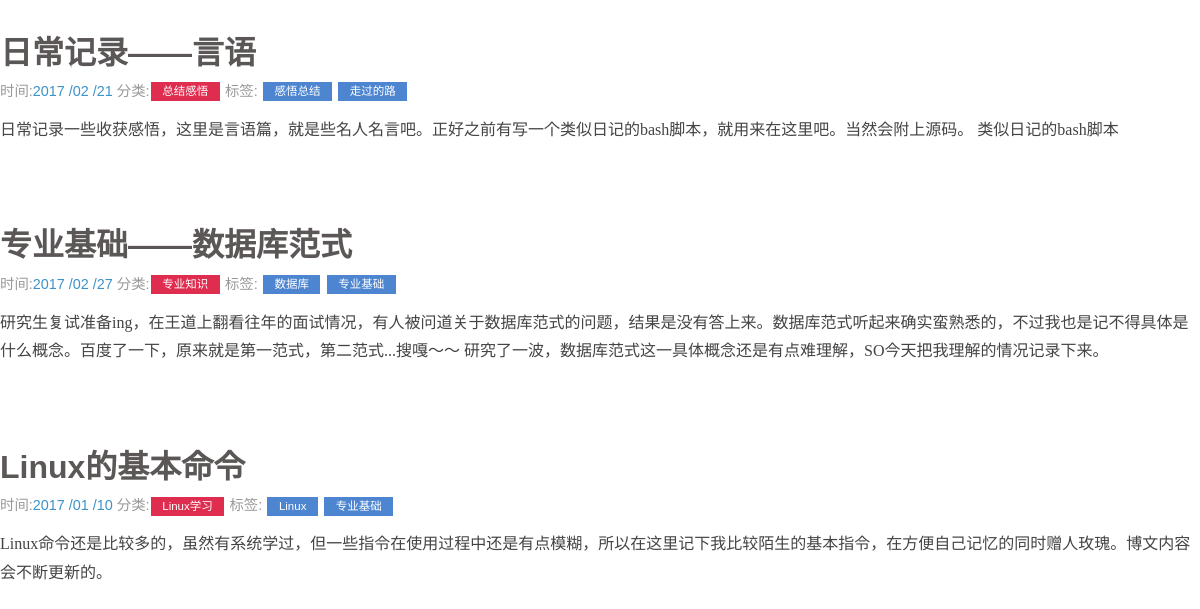
The app's page /, older data.
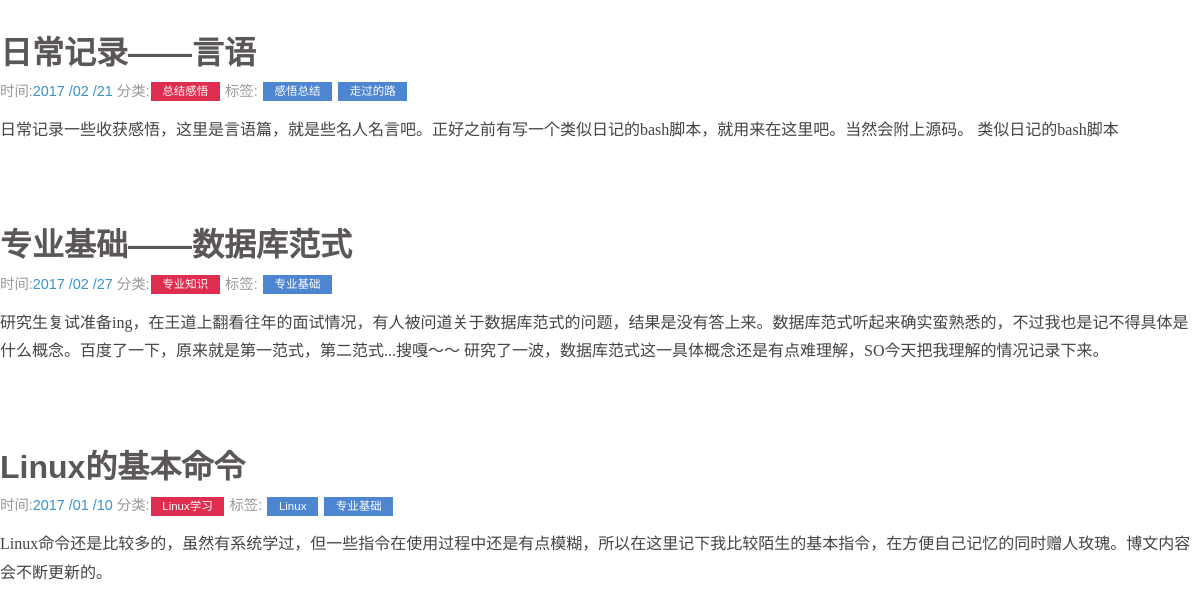
The same page, newer data.
### blog/models.py (models this page shows, shortened)
class Article(models.Model):
    STATUS_CHOICES = (
        ('d', '草稿'),
        ('p', '已发布'),
    )
    title = models.CharField('标题', max_length=70)
    body = models.TextField('正文')
    created_time = models.DateTimeField('创建时间', auto_now_add=False)
    last_modified_time = models.DateTimeField('修改时间', auto_now=True)
    status = models.CharField('文章状态', max_length=1, choices=STATUS_CHOICES)
    abstract = models.TextField('摘要', max_length=200, blank=True, null=True, help_text="可选，如若为空将摘取正文的前200个字符")
    topped = models.BooleanField('置顶', default=False)
    category = models.ForeignKey('Category', verbose_name='分类', null=True, on_delete=models.SET_NULL)
    tag = models.ManyToManyField('Tag', verbose_name='标签', blank=True)
    class Meta:
        ordering = ['-last_modified_time']
        verbose_name = '博文'
        verbose_name_plural = '博文'

class Category(models.Model):
    name = models.CharField('类名', max_length=20)
    created_time = models.DateTimeField('创建时间', auto_now_add=True)
    last_modified_time = models.DateTimeField('修改时间', auto_now=True)
    def __str__(self):
        return self.name
    class Meta:
        verbose_name = '分类'
        verbose_name_plural = '分类'

class Tag(models.Model):
    tag_name = models.CharField('标签', max_length=20)
    def __unicode__(self):
        return self.tag_name
    class Meta:
        verbose_name = '标签'
        verbose_name_plural = '标签'

### blog/views.py (the view)
# urls.py: url(r'^$', views.home),
def home(request):
    post_list = Article.objects.all()  #获取全部的Article对象
    category_list = Category.objects.all() # 获取分类列表
    tag_list = Tag.objects.all() # 获取标签列表
    context = { 'post_list' : post_list , 'category_list' : category_list , 'tag_list' : tag_list }
    return render(request, 'home.html', context)

### blog/templatetags/custom_markdown.py (called while the page is built)
@register.filter(is_safe=True)
@stringfilter
def custom_markdown(value):
    return mark_safe(markdown.markdown(value,
        extensions = ['markdown.extensions.fenced_code', 'markdown.extensions.codehilite'],
                                       safe_mode=True,
                                       enable_attributes=False))

### templates/home.html
{% extends "base.html" %}
{% load custom_markdown %}
{% block content %}
<div class="posts">
    {% for post in post_list %}
        <section class="post">
            <header class="post-header">
                <h2 class="post-title"><a href="{% url 'detail' id=post.id %}" style="color:rgba(38, 31, 31, 0.75)">{{ post.title }}</a></h2>
                    <p class="post-meta">
                                                               时间:<a class="post-author">{{ post.created_time|date:"Y /m /d" }}</a>
                                                               分类:<a class="post-category post-category-js" href="#">{{ post.category }}</a>
                                                               标签:
                          {% for tag in post.tag.all %}
                            <a class="post-category post-category-pure" href="#">{{ tag }}</a>
                          {% endfor %}
                    </p>
            </header>
                <div class="post-description">
                    <p>
        {{ post.abstract|custom_markdown }}
                    </p>
                </div>
        </section>
    {% endfor %}
</div>
{% endblock %}

Row changes from the older to the newer data that the page shows:
removed Tag: tag_name "数据库", shown under Article "专业基础——数据库范式"
